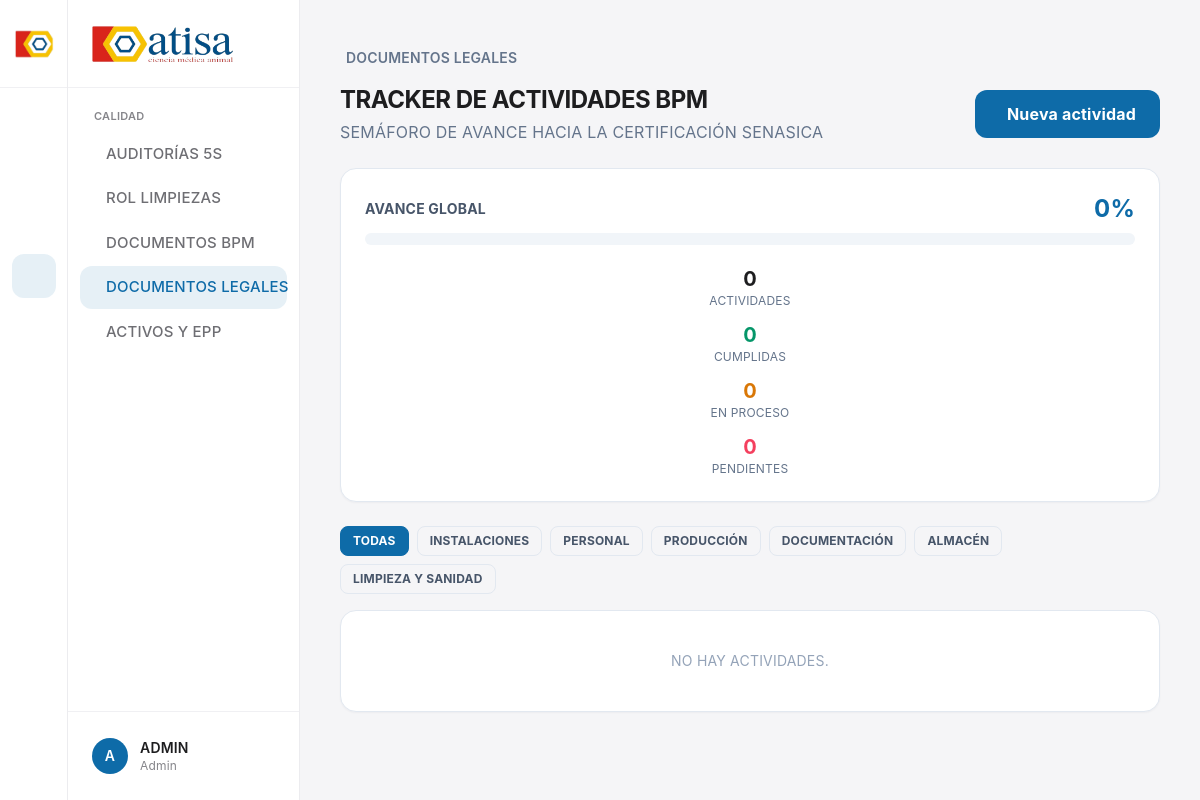
The app's page /normativa/bpm (signed in), older data.
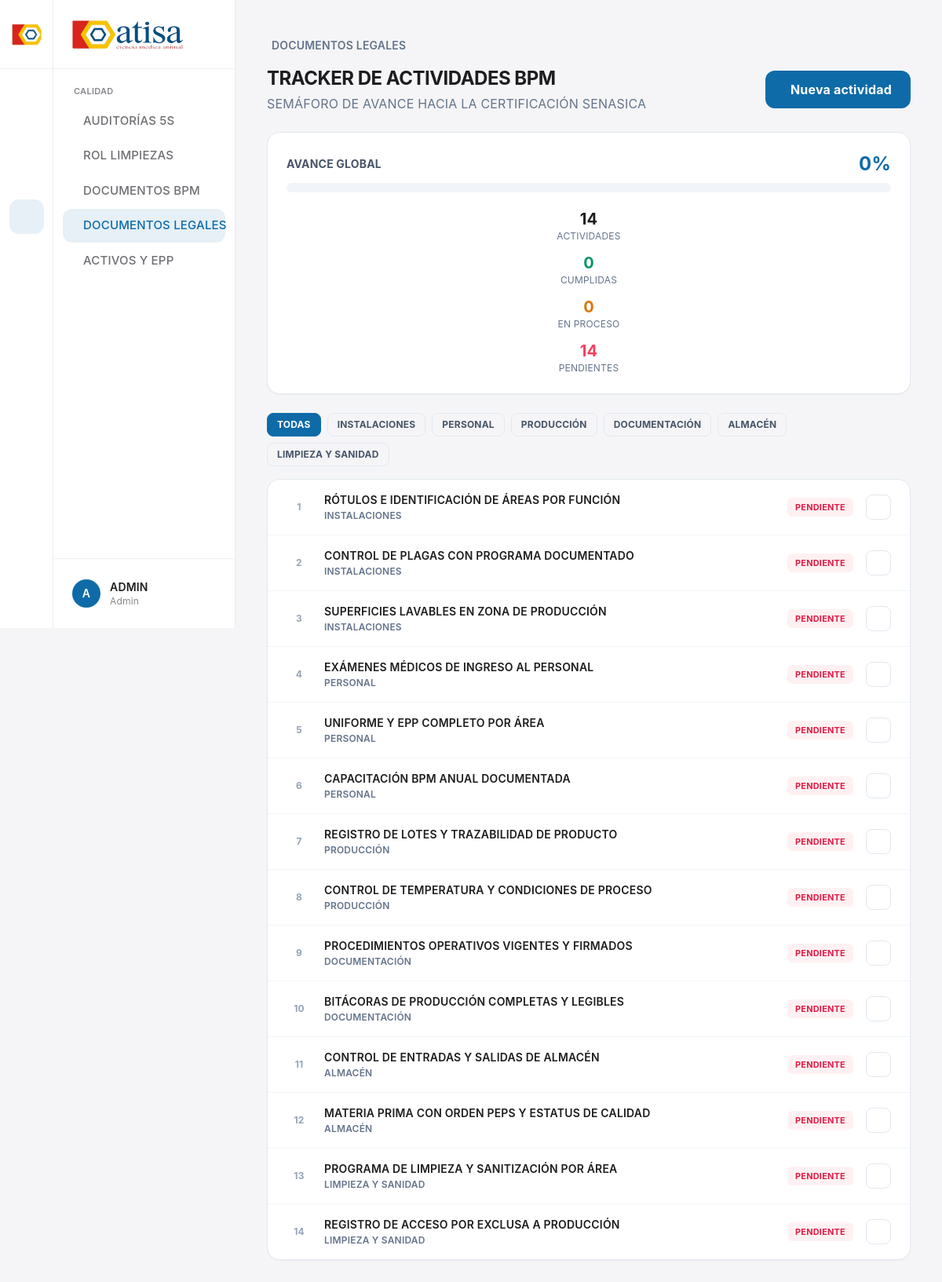
The same page, newer data.
### tables this page shows
CREATE TABLE usuarios (
            id INTEGER PRIMARY KEY AUTOINCREMENT,
            numero_empleado TEXT UNIQUE NOT NULL,
            nombre_completo TEXT NOT NULL,
            username TEXT UNIQUE NOT NULL,
            password_hash TEXT NOT NULL,
            rol TEXT NOT NULL,
            estatus INTEGER DEFAULT 1
        , puesto TEXT, area TEXT, cumpleanos TEXT, talla_calzado TEXT, fecha_ingreso TEXT, fecha_nacimiento TEXT, curp TEXT, rfc TEXT, nss TEXT, domicilio TEXT, telefono TEXT, correo TEXT, estado_civil TEXT, num_dependientes TEXT, emergencia_nombre TEXT, emergencia_parentesco TEXT, emergencia_telefono TEXT, escolaridad TEXT, cedula_profesional TEXT, jefe_inmediato TEXT, tipo_contrato TEXT, fecha_fin_contrato TEXT, salario_diario TEXT, tipo_jornada TEXT, turno TEXT, infonavit TEXT, fonacot TEXT, banco_clabe TEXT, fecha_baja TEXT, motivo_baja TEXT);

CREATE TABLE bpm_actividades (
            id INTEGER PRIMARY KEY AUTOINCREMENT,
            numero INTEGER, actividad TEXT NOT NULL, area TEXT,
            responsable TEXT, estatus TEXT DEFAULT 'Pendiente',
            fecha_compromiso TEXT, evidencia TEXT, notas TEXT
        );

### erp.py (the view)
@app.route('/normativa/bpm')
@login_required
@requiere_modulo('normativa')
def normativa_bpm():
    area_f = (request.args.get('area') or '').strip()
    conn = get_db_connection()
    if area_f and area_f in BPM_AREAS:
        acts = conn.execute("SELECT * FROM bpm_actividades WHERE area=? ORDER BY numero", (area_f,)).fetchall()
    else:
        area_f = ''
        acts = conn.execute("SELECT * FROM bpm_actividades ORDER BY numero").fetchall()
    acts = [dict(a) for a in acts]
    conteo = conn.execute("SELECT estatus, COUNT(*) n FROM bpm_actividades GROUP BY estatus").fetchall()
    conn.close()
    c = {r['estatus']: r['n'] for r in conteo}
    total = sum(c.values())
    cumplidas = c.get('Cumplida', 0)
    kpis = {
        'total': total, 'cumplidas': cumplidas,
        'proceso': c.get('En proceso', 0), 'pendientes': c.get('Pendiente', 0),
        'pct': round(cumplidas / total * 100) if total else 0,
    }
    return render_page('normativa_bpm.html', acts=acts, areas=BPM_AREAS, estatus_lista=BPM_ESTATUS,
                       area_actual=area_f, kpis=kpis)

### erp.py (called while the page is built)
def render_page(template, **context):
    layout = '_partial.html' if request.headers.get('HX-Request') else 'base.html'
    return render_template(template, _layout=layout, **context)

def construir_nav(rol):
    arbol = []
    for d in NAV_DEPARTAMENTOS:
        mods = [m for m in d['modulos'] if rol in PERMISOS.get(m[0][1:], [])]
        es_roadmap = len(d['modulos']) == 0
        if mods or (es_roadmap and rol == 'admin'):
            arbol.append({**d, 'modulos_visibles': mods, 'es_roadmap': es_roadmap})
    return arbol

@app.context_processor
def inject_globals():
    return {
        'EMPRESA_NOMBRE': EMPRESA_NOMBRE,
        'EMPRESA_CIUDAD': EMPRESA_CIUDAD,
        'tailwind_estatico': os.path.exists(os.path.join(app.static_folder, 'css', 'tailwind.css')),
        'permisos': PERMISOS,
        'nav_visible': construir_nav(session.get('rol')),
    }

def get_db_connection():
    conn = sqlite3.connect('base_planta.db', timeout=5.0)
    conn.row_factory = sqlite3.Row
    conn.execute('PRAGMA synchronous = NORMAL;')   # rápido y seguro junto a WAL
    conn.execute('PRAGMA temp_store = MEMORY;')     # tablas temporales en RAM
    conn.execute('PRAGMA cache_size = -16000;')     # ~16 MB de page cache
    conn.execute('PRAGMA foreign_keys = ON;')
    conn.execute('PRAGMA busy_timeout = 5000;')     # espera en vez de "database is locked"
    if has_app_context():
        g.setdefault('_db_conns', []).append(conn)
    return conn

@app.teardown_appcontext
def _cerrar_conexiones_db(exc):
    conns = g.pop('_db_conns', None)
    if conns:
        for c in conns:
            try:
                c.close()
            except Exception:
                pass

@app.after_request
def _auditar_cambios(response):
    try:
        if (request.method == 'POST' and 'user_id' in session
                and response.status_code < 400
                and request.path not in _AUDIT_POST_IGNORAR
                and not request.path.startswith('/static')):
            _auditar('cambio', 'Modificación de datos', request.path)
    except Exception:
        pass
    return response

def requiere_modulo(modulo):
    def decorator(f):
        @wraps(f)
        def decorated_function(*args, **kwargs):
            if 'user_id' not in session:
                return hx_redirect(url_for('login'))
            if session.get('rol') not in PERMISOS.get(modulo, []):
                return _denegar()
            return f(*args, **kwargs)
        return decorated_function
    return decorator

### templates/normativa_bpm.html (shortened to what this page needs)
{% extends _layout|default("base.html") %}
{% set est_css = {'Pendiente':'bg-rose-50 text-rose-600','En proceso':'bg-amber-50 text-amber-700','Cumplida':'bg-emerald-50 text-emerald-700','No aplica':'bg-slate-100 text-slate-500'} %}
{% block content %}
<div class="p-10">
    <a href="/normativa" hx-get="/normativa" hx-target="#content" hx-push-url="true" class="inline-flex items-center gap-1.5 text-sm font-semibold text-slate-500 hover:text-[#0e6ba8] mb-4 transition-colors">
         Documentos Legales
    </a>
    <header class="flex flex-wrap justify-between items-center gap-4 mb-6">
        <div>
            <h1 class="text-2xl font-bold text-[#1d1d1f]">Tracker de Actividades BPM</h1>
            <p class="text-slate-500 mt-1">Semáforo de avance hacia la certificación SENASICA</p>
        </div>
        <button type="button" onclick="document.getElementById('modal-bpm-nuevo').classList.remove('hidden')" class="bg-[#0e6ba8] text-white px-6 py-3 font-bold rounded-xl hover:bg-[#1d1d1f] flex items-center gap-2 transition-colors">
             Nueva actividad
        </button>
    </header>
    <div class="bg-white rounded-2xl shadow-sm border border-slate-200 p-6 mb-6">
        <div class="flex items-center justify-between mb-2">
            <p class="text-sm font-bold text-slate-600 uppercase">Avance global</p>
            <p class="text-2xl font-bold text-[#0e6ba8]">{{ kpis.pct }}%</p>
        </div>
        <div class="w-full h-3 bg-slate-100 rounded-full overflow-hidden"><div class="h-full rounded-full bg-emerald-500" style="width: {{ kpis.pct }}%"></div></div>
        <div class="grid grid-cols-4 gap-3 mt-5 text-center">
            <div><p class="text-xl font-bold text-[#1d1d1f]">{{ kpis.total }}</p><p class="text-xs text-slate-500">Actividades</p></div>
            <div><p class="text-xl font-bold text-emerald-600">{{ kpis.cumplidas }}</p><p class="text-xs text-slate-500">Cumplidas</p></div>
            <div><p class="text-xl font-bold text-amber-600">{{ kpis.proceso }}</p><p class="text-xs text-slate-500">En proceso</p></div>
            <div><p class="text-xl font-bold text-rose-500">{{ kpis.pendientes }}</p><p class="text-xs text-slate-500">Pendientes</p></div>
        </div>
    </div>
    <div class="flex flex-wrap gap-2 mb-4">
        <a href="/normativa/bpm" hx-get="/normativa/bpm" hx-target="#content" hx-push-url="true" class="px-3 py-1.5 text-xs font-bold rounded-lg border transition-colors {% if not area_actual %}bg-[#0e6ba8] text-white border-[#0e6ba8]{% else %}border-slate-200 text-slate-600 hover:border-[#0e6ba8]{% endif %}">Todas</a>
        {% for a in areas %}
        <a href="/normativa/bpm?area={{ a|urlencode }}" hx-get="/normativa/bpm?area={{ a|urlencode }}" hx-target="#content" hx-push-url="true" class="px-3 py-1.5 text-xs font-bold rounded-lg border transition-colors {% if area_actual == a %}bg-[#0e6ba8] text-white border-[#0e6ba8]{% else %}border-slate-200 text-slate-600 hover:border-[#0e6ba8]{% endif %}">{{ a }}</a>
        {% endfor %}
    </div>
    <div class="bg-white rounded-2xl shadow-sm border border-slate-200 overflow-hidden">
        <div class="divide-y divide-slate-100">
            {% for a in acts %}
            <div class="px-6 py-4 flex items-center gap-4 hover:bg-slate-50/60 transition-colors">
                <span class="w-8 text-center text-xs font-bold text-slate-400 shrink-0">{{ a.numero }}</span>
                <div class="min-w-0 flex-1">
                    <p class="font-semibold text-[#1d1d1f] text-sm">{{ a.actividad }}</p>
                    <p class="text-xs text-slate-500 mt-0.5">
                        <span class="font-semibold">{{ a.area }}</span>
                    </p>
                </div>
                <span class="text-[11px] font-bold px-2.5 py-1 rounded-md shrink-0 {{ est_css.get(a.estatus,'bg-slate-100 text-slate-500') }}">{{ a.estatus }}</span>
                <button type="button" onclick='editarBpm({{ a|tojson }})' class="w-8 h-8 rounded-lg border border-slate-200 text-slate-500 hover:bg-slate-50 flex items-center justify-center shrink-0" title="Actualizar"></button>
            </div>
            {% else %}
            <p class="px-6 py-10 text-center text-slate-400 text-sm">No hay actividades{{ ' en esta área' if area_actual else '' }}.</p>
            {% endfor %}
        </div>
    </div>
</div>
{% endblock %}

### templates/base.html (shortened to what this page needs)
<!DOCTYPE html>
<html lang="es">
<head>
    <link rel="stylesheet" href="{{ url_for('static', filename='css/remixicon.min.css') }}">
    <link rel="stylesheet" href="{{ url_for('static', filename='css/estilos.css') }}">
    <link rel="stylesheet" href="{{ url_for('static', filename='css/all.min.css') }}">
    <link rel="stylesheet" href="{{ url_for('static', filename='css/select-pro.css') }}">
    {% if tailwind_estatico %}
    <link rel="stylesheet" href="{{ url_for('static', filename='css/tailwind.css') }}">
    {% else %}
    <script src="{{ url_for('static', filename='js/tailwind.js') }}"></script>
    {% endif %}
</head>
<body hx-boost="true" hx-ext="preload" hx-target="#content">
    <div id="root">
        <div class="flex min-h-screen bg-[#f5f5f7]">
            {% set _ns = namespace(activo='') %}
            {% for d in nav_visible %}
                {% for ruta, txt, icono, match in d.modulos_visibles %}
                    {% if _ns.activo == '' and (ruta == request.path or (match and request.path.startswith(match))) %}{% set _ns.activo = d.key %}{% endif %}
                {% endfor %}
            {% endfor %}
            {% if _ns.activo == '' and nav_visible %}{% set _ns.activo = nav_visible[0].key %}{% endif %}
            <aside class="fixed left-0 top-0 h-screen w-[300px] flex z-50 select-none">
                <div class="w-[68px] bg-white border-r border-[#ececef] flex flex-col items-center shrink-0">
                    <div class="h-[88px] flex items-center justify-center border-b border-[#f0f0f3] w-full">
                        <img src="{{ url_for('static', filename='img_sistema/isotipo.png') }}" alt="Atisa" class="w-10 h-10 object-contain">
                    </div>
                    <div class="flex-1 w-full py-4 flex flex-col items-center gap-1.5 overflow-y-auto">
                        {% for d in nav_visible %}
                        <button type="button" data-dept="{{ d.key }}" onclick="abrirDepto('{{ d.key }}')" title="{{ d.nombre }}"
                                class="dept-btn w-11 h-11 rounded-xl flex items-center justify-center text-[#86868b] hover:bg-[#f3f3f5] hover:text-[#1d1d1f] transition-colors duration-150 {% if d.key == _ns.activo %}dept-activo{% endif %}">
                        </button>
                        {% endfor %}
                    </div>
                </div>
                <div class="flex-1 min-w-0 bg-white border-r border-[#ececef] flex flex-col">
                    <div class="flex items-center px-6 h-[88px] border-b border-[#f0f0f3]">
                        <img alt="Atisa" class="h-9 object-contain" src="{{ url_for('static', filename='img_sistema/logo.png') }}">
                    </div>
                    <nav class="flex-1 px-3 py-5 overflow-y-auto">
                        {% for d in nav_visible %}
                        <div data-panel="{{ d.key }}" class="dept-panel {% if d.key != _ns.activo %}hidden{% endif %}">
                            <p class="px-3.5 mb-2 text-[11px] font-semibold uppercase tracking-wide text-[#86868b]">{{ d.nombre }}</p>
                            <div class="space-y-0.5">
                                {% for ruta, txt, icono, match in d.modulos_visibles %}
                                <a href="{{ ruta }}"
                                   data-nav data-match="{{ match }}"
                                   hx-get="{{ ruta }}" hx-target="#content" hx-swap="innerHTML show:window:top"
                                   hx-push-url="true" hx-indicator="#barra-progreso, #content"
                                   preload="mouseover"
                                   class="nav-link w-full flex items-center gap-3 px-3.5 py-2.5 rounded-xl text-[15px] font-medium text-[#6e6e73] hover:bg-[#f3f3f5] hover:text-[#1d1d1f] transition-colors duration-150 whitespace-nowrap">
                                    <span>{{ txt }}</span>
                                </a>
                                {% endfor %}
                            </div>
                        </div>
                        {% endfor %}
                    </nav>
                    <div class="px-3 py-4 border-t border-[#f0f0f3]">
                        <div class="flex items-center gap-3 px-3 py-2.5 rounded-xl hover:bg-[#f3f3f5] transition-colors">
                            <div class="w-9 h-9 flex items-center justify-center rounded-full bg-[#0e6ba8] text-white font-semibold text-sm shrink-0 uppercase">
                                {{ (session.get('nombre') or 'U')[:1] }}
                            </div>
                            <div class="flex-1 min-w-0">
                                <p class="text-[#1d1d1f] text-sm font-semibold truncate">{{ session.get('nombre', 'Usuario') }}</p>
                                <p class="text-[#86868b] text-xs truncate capitalize">{{ session.get('rol', 'Colaborador') }}</p>
                            </div>
                            <a href="/logout" hx-boost="false" class="w-8 h-8 flex items-center justify-center text-[#86868b] hover:text-rose-500 transition-colors cursor-pointer" title="Cerrar sesión">
                            </a>
                        </div>
                    </div>
                </div>
            </aside>
            <main class="flex-1 ml-[300px] flex flex-col min-h-screen">
                <div id="content">
                    {% block content %}{% endblock %}
                </div>
            </main>
        </div>
    </div>
</body>
</html>

### templates/base.html (style rules this page uses)
.nav-activo { background: rgba(14,107,168,.10); color: #0e6ba8 !important; }
.dept-activo { background: rgba(14,107,168,.10); color: #0e6ba8 !important; }
body { text-transform: uppercase; letter-spacing: .012em; }
.w-\[300px\] { width:300px }
.w-\[68px\] { width:68px }
.ml-\[300px\] { margin-left:300px }
.space-y-0\.5 > :not([hidden]) ~ :not([hidden]) { margin-top:.125rem }
.text-\[\#0e6ba8\] { color:#0e6ba8 }
.bg-\[\#0e6ba8\] { background-color:#0e6ba8 }
.border-\[\#0e6ba8\] { border-color:#0e6ba8 }
.text-\[\#1d1d1f\] { color:#1d1d1f }
.text-\[\#6e6e73\] { color:#6e6e73 }
.text-\[\#86868b\] { color:#86868b }

Row changes from the older to the newer data that the page shows:
added bpm_actividades: numero "1", actividad "RÓTULOS E IDENTIFICACIÓN DE ÁREAS POR FUNCIÓN", area "INSTALACIONES", estatus "PENDIENTE"
added bpm_actividades: numero "2", actividad "CONTROL DE PLAGAS CON PROGRAMA DOCUMENTADO", area "INSTALACIONES", estatus "PENDIENTE"
added bpm_actividades: numero "3", actividad "SUPERFICIES LAVABLES EN ZONA DE PRODUCCIÓN", area "INSTALACIONES", estatus "PENDIENTE"
added bpm_actividades: numero "4", actividad "EXÁMENES MÉDICOS DE INGRESO AL PERSONAL", area "PERSONAL", estatus "PENDIENTE"
added bpm_actividades: numero "5", actividad "UNIFORME Y EPP COMPLETO POR ÁREA", area "PERSONAL", estatus "PENDIENTE"
added bpm_actividades: numero "6", actividad "CAPACITACIÓN BPM ANUAL DOCUMENTADA", area "PERSONAL", estatus "PENDIENTE"
added bpm_actividades: numero "7", actividad "REGISTRO DE LOTES Y TRAZABILIDAD DE PRODUCTO", area "PRODUCCIÓN", estatus "PENDIENTE"
added bpm_actividades: numero "8", actividad "CONTROL DE TEMPERATURA Y CONDICIONES DE PROCESO", area "PRODUCCIÓN", estatus "PENDIENTE"
added bpm_actividades: numero "9", actividad "PROCEDIMIENTOS OPERATIVOS VIGENTES Y FIRMADOS", area "DOCUMENTACIÓN", estatus "PENDIENTE"
added bpm_actividades: numero "10", actividad "BITÁCORAS DE PRODUCCIÓN COMPLETAS Y LEGIBLES", area "DOCUMENTACIÓN", estatus "PENDIENTE"
added bpm_actividades: numero "11", actividad "CONTROL DE ENTRADAS Y SALIDAS DE ALMACÉN", area "ALMACÉN", estatus "PENDIENTE"
added bpm_actividades: numero "12", actividad "MATERIA PRIMA CON ORDEN PEPS Y ESTATUS DE CALIDAD", area "ALMACÉN", estatus "PENDIENTE"
added bpm_actividades: numero "13", actividad "PROGRAMA DE LIMPIEZA Y SANITIZACIÓN POR ÁREA", area "LIMPIEZA Y SANIDAD", estatus "PENDIENTE"
added bpm_actividades: numero "14", actividad "REGISTRO DE ACCESO POR EXCLUSA A PRODUCCIÓN", area "LIMPIEZA Y SANIDAD", estatus "PENDIENTE"
Text that changed along with them:
{{ kpis.total }}: "0" → "14"
{{ kpis.pendientes }}: "0" → "14"
text no longer shown: "NO HAY ACTIVIDADES ."
